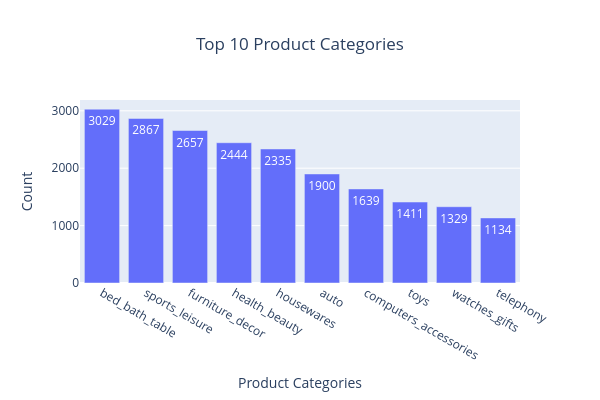

Notebook code cell kept with this figure:
### Markdown cell above
##### Product Category Analysis

### Code cell
# Merge with the category file to find the English names of the categories.
product_cat_en = pd.merge(product, product_category,
                    on= 'product_category_name',
                    how='left')

# Calculating the number of product categories
print(f"Number of product categories: {product['product_category_name'].nunique()}")
product_cat = product_cat_en.groupby('product_category_name_english').size().reset_index(name='count').sort_values('count', ascending=False)[:10]

# Displaying the 10 most frequent categories
bar_plot(product_cat['product_category_name_english'],
         product_cat['count'],
         'Product Categories','Count', 'Top 10 Product Categories')

### Figure 1 — Plotly figure (JSON) as saved in the notebook; plotly's stock layout.template omitted (floating-point values rounded to 4 significant figures)
{"data": [{"alignmentgroup": "True", "hovertemplate": "Product Categories=%{x}<br>Count=%{y}<extra></extra>", "legendgroup": "", "marker": {"color": "#636efa", "pattern": {"shape": ""}}, "name": "", "offsetgroup": "", "orientation": "v", "showlegend": false, "textposition": "auto", "texttemplate": "%{y}", "type": "bar", "x": ["bed_bath_table", "sports_leisure", "furniture_decor", "health_beauty", "housewares", "auto", "computers_accessories", "toys", "watches_gifts", "telephony"], "xaxis": "x", "y": [3029, 2867, 2657, 2444, 2335, 1900, 1639, 1411, 1329, 1134], "yaxis": "y"}], "layout": {"barmode": "relative", "height": 400, "legend": {"tracegroupgap": 0}, "title": {"text": "Top 10 Product Categories", "x": 0.5}, "width": 600, "xaxis": {"anchor": "y", "domain": [0, 1], "title": {"text": "Product Categories"}}, "yaxis": {"anchor": "x", "domain": [0, 1], "title": {"text": "Count"}}}}
